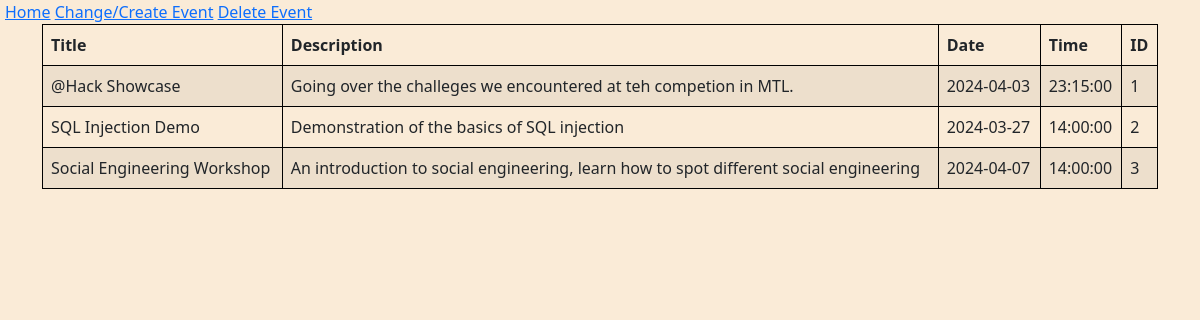
Page /index.php/events/list on the committed database.
### tables this page shows
CREATE TABLE `events` (
  `id` int NOT NULL,
  `title` text NOT NULL,
  `description` longtext NOT NULL,
  `date` date NOT NULL,
  `time` time DEFAULT '14:00:00'
);

### Controller/API/BaseController.php (called while the page is built, shortened)
<?php
class BaseController
{
    protected function getQueryStringParams()
    {
        return parse_str($_SERVER['QUERY_STRING'], $query);
    }
}
?>

### Controller/API/EventController.php (called while the page is built, shortened)
<?php
class EventController extends BaseController
{
    public function listEvents()
    {
        $strErrorDesc = '';
        $requestMethod = $_SERVER["REQUEST_METHOD"];
        if (strtoupper($requestMethod) == 'GET') {
            try {
                $eventModel = new EventModel();
                $intLimit = 10;
                $arrEvents = $eventModel->getEvents($intLimit);
                $responseData = json_encode($arrEvents);
            } catch (Error $e) {
                $strErrorDesc = $e->getMessage().'Something went wrong! Please contact support.';
                $strErrorHeader = 'HTTP/1.1 500 Internal Server Error';
            }
        } else {
            $strErrorDesc = 'Method not supported';
            $strErrorHeader = 'HTTP/1.1 422 Unprocessable Entity';
        }
        if (!$strErrorDesc) {
            return $responseData;
        } else {
            $this->sendOutput(json_encode(array('error' => $strErrorDesc)), array('Content-Type: application/json', $strErrorHeader));
        }
    }
}
?>

### Model/Database.php (called while the page is built, shortened)
<?php
class Database
{
    protected $connection = null;
    public function __construct()
    {
        try {
            $this->connection = new mysqli(DB_HOST, DB_USERNAME, DB_PASSWORD, DB_DATABASE_NAME);
        } catch (Exception $e) {
            throw new Exception($e->getMessage());
        }
    }
    public function select($query = "" , $params = [])
    {
        try {
            $stmt = $this->executeStatement( $query , $params );
            $result = $stmt->get_result()->fetch_all(MYSQLI_ASSOC);
            return $result;
        } catch(Exception $e) {
            throw New Exception( $e->getMessage() );
        }
        return false;
    }
    private function executeStatement($query = "" , $params = [])
    {
        try {
            $stmt = $this->connection->prepare( $query );
            if( $params ) {
                if ( sizeof($params) == 6 ){
                    $stmt->bind_param($params[0], $params[1], $params[2], $params[3], $params[4], $params[5]);
                } else if ( sizeof($params) == 5 ){
                    $stmt->bind_param($params[0], $params[1], $params[2], $params[3], $params[4]);
                } else {
                    $stmt->bind_param($params[0], $params[1]);
                }
            }
            $stmt->execute();
            return $stmt;
        } catch(Exception $e) {
            throw New Exception( $e->getMessage() );
        }
    }
}
?>

### Model/EventModel.php (called while the page is built, shortened)
<?php
require_once PROJECT_ROOT_PATH . "/Model/Database.php";
class EventModel extends Database
{
    public function getEvents($limit)
    {
        return $this->select("SELECT * FROM events LIMIT ?", ["i", $limit]);
    }
}
?>

### index.php (the view, shortened to what this page needs)
<?php
require PROJECT_ROOT_PATH . "/Controller/Api/EventController.php";
$objFeedController = new EventController();
$sql = $objFeedController->listEvents();
$sql = json_decode($sql, true);
?>
<!DOCTYPE html>
<html>
    <head>
        <link href="https://cdn.jsdelivr.net/npm/bootstrap@5.0.2/dist/css/bootstrap.min.css" rel="stylesheet">
    </head>
    <nav>
        <a style="margin-left: 5px" href="../../index.php">Home</a>
        <a href="../../update.php">Change/Create Event</a>
        <a href="../../delete.php">Delete Event</a>
    </nav>
        <body style="background-color: #faebd7;">
        <div class="container">
            <table class="table table-bordered table-striped" style="border: 1px solid black">
                <thead class="thead-dark">
                    <tr>
                     <th>Title</th>
                     <th>Description</th>
                     <th>Date</th>
                     <th>Time</th>
                     <th>ID</th>
                    </tr>
                </thead>
                <tbody>
                    <?php
                        foreach ($sql as $row){
                        echo "<tr>";
                        echo "<td>" . $row['title'] . "</td>";
                        echo "<td>" . $row['description'] .  "</td>";
                        echo "<td>" . $row['date'] .  "</td>";
                        echo "<td>" . $row['time'] .  "</td>";
                        echo "<td>" . $row['id'] .  "</td>";
                        echo "</tr>";
                        }
                    ?>
                </tbody>
            </table>
        </div>
    </body>
</html>

### rows in the picture
events: title "@Hack Showcase", description "Going over the challeges we encountered at teh competion in MTL.", date "2024-04-03", time "23:15:00", id "1"
events: title "SQL Injection Demo", description "Demonstration of the basics of SQL injection", date "2024-03-27", time "14:00:00", id "2"
events: title "Social Engineering Workshop", description "An introduction to social engineering, learn how to spot different social engineering", date "2024-04-07", time "14:00:00", id "3"
